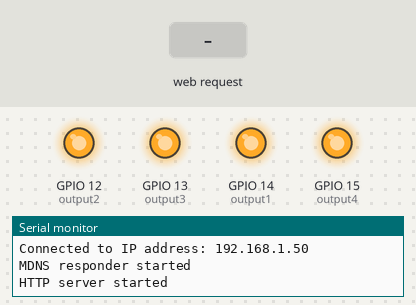
This sketch was run on a simulated ESP8266 (NodeMCU). Shown: output pins drawn as LEDs (lit = HIGH), the last lines printed to the serial monitor. The inputs (shaded band) are chosen by the test bench. WiFi joins after 1.5 s; servers stay silent unless stated.

Above: at 2.7 s.
2.8 s: HTTP request GET /socket0On received
At 3.5 s:
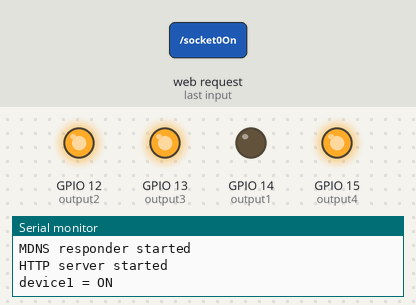
4.3 s: HTTP request GET /socket1On received
At 4.6 s:
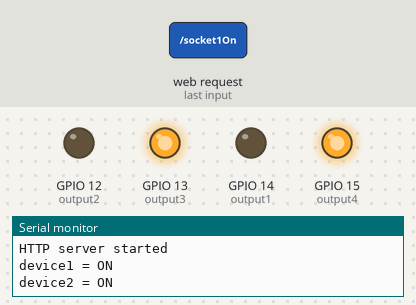
5.8 s: HTTP request GET /socket0Off received
At 7.0 s:
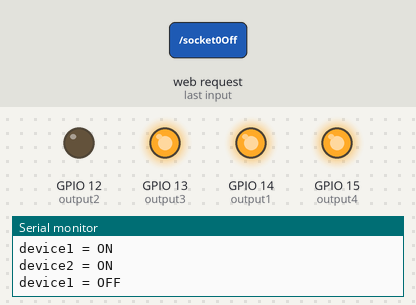
7.3 s: HTTP request GET /socket2On received
At 8.1 s:
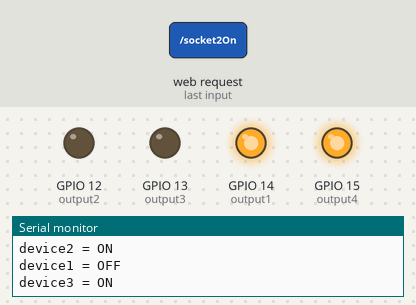
8.8 s: HTTP request GET /socket1Off received
At 9.2 s:
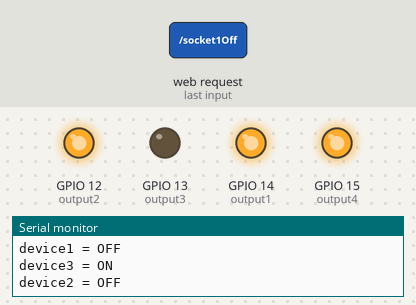
10.3 s: HTTP request GET /socket3On received
At 11.6 s:
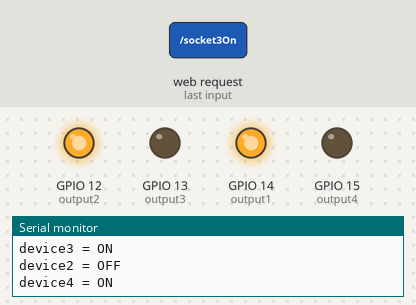
Timing chart, 0 to 12.8 s (numbered marks = the images above; inputs shaded):
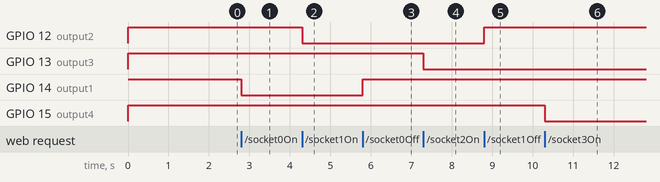

Measured:
- after the input at 2.8 s, GPIO 14 (output1): HIGH → LOW at once
- after the input at 4.3 s, GPIO 12 (output2): HIGH → LOW at once
- after the input at 5.8 s, GPIO 14 (output1): LOW → HIGH at once
- after the input at 7.3 s, GPIO 13 (output3): HIGH → LOW at once
- after the input at 8.8 s, GPIO 12 (output2): LOW → HIGH at once
- after the input at 10.3 s, GPIO 15 (output4): HIGH → LOW at once

The sketch:

ESP8266DNS.ino
```cpp
#include <ESP8266WiFi.h>
#include <WiFiClient.h>
#include <ESP8266WebServer.h>
#include <ESP8266mDNS.h>
#include <WiFiManager.h>

WiFiManager wifiManager;

  IPAddress ip(192,168,1,200);
  IPAddress gateway(192,168,1,1);
  IPAddress subnet(255,255,255,0);

ESP8266WebServer server(80);

const int output1 = 14;
const int output2 = 12;
const int output3 = 13;
const int output4 = 15;

boolean device1 = false;
boolean device2 = false;
boolean device3 = false;
boolean device4 = false;

void handleRoot() {

  String cmd;
      cmd += "<!DOCTYPE HTML>\r\n";
      cmd += "<html>\r\n";
      //cmd += "<header><title>ESP8266 Webserver</title><h1>\"ESP8266 Web Server Control\"</h1></header>";

      cmd += "<head>";
      cmd += "<meta http-equiv='refresh' content='5'/>";
      cmd += "</head>";

      if(device1){
        cmd +=("<br/>Device0ON");
      }
      else{
        cmd +=("<br/>Device0OFF");
      }

      if(device2){
        cmd +=("<br/>Device1ON");
      }
      else{
        cmd +=("<br/>Device1OFF");
      }

       if(device3){
        cmd +=("<br/>Device2ON");
      }
      else{
        cmd +=("<br/>Device2OFF");
      }

      if(device4){
        cmd +=("<br/>Device3ON");
      }
      else{
        cmd +=("<br/>Device3OFF");
      }

      cmd += "<html>\r\n";
      server.send(200, "text/html", cmd);
}

void handleNotFound(){

  String message = "File Not Found\n\n";
  message += "URI: ";
  message += server.uri();
  message += "\nMethod: ";
  message += (server.method() == HTTP_GET)?"GET":"POST";
  message += "\nArguments: ";
  message += server.args();
  message += "\n";
  for (uint8_t i=0; i<server.args(); i++){
    message += " " + server.argName(i) + ": " + server.arg(i) + "\n";
  }
  server.send(404, "text/plain", message);

}

void setup(void){
  pinMode(output1, OUTPUT);
  pinMode(output2, OUTPUT);
  pinMode(output3, OUTPUT);
  pinMode(output4, OUTPUT);

  digitalWrite(output1, HIGH);
  digitalWrite(output2, HIGH);
  digitalWrite(output3, HIGH);
  digitalWrite(output4, HIGH);

  Serial.begin(115200);

  wifiManager.autoConnect("iQQSmartHome");
  WiFi.config(ip, gateway, subnet);
  Serial.println("");
  Serial.print("Connected to ");

  Serial.print("IP address: ");
  Serial.println(WiFi.localIP());


  if (MDNS.begin("esp8266")) {
    Serial.println("MDNS responder started");
  }

  server.on("/", handleRoot);

  server.on("/socket0On", [](){
    server.send(200, "text/plain", "device1 = ON");
    Serial.println("device1 = ON");
    digitalWrite(output1, LOW);
    device1 = true;
  });

  server.on("/socket0Off", [](){
    server.send(200, "text/plain", "device1 = OFF");
    Serial.println("device1 = OFF");
    digitalWrite(output1, HIGH);
    device1 = false;
  });

  server.on("/socket1On", [](){
    server.send(200, "text/plain", "device2 = ON");
    digitalWrite(output2, LOW);
    Serial.println("device2 = ON");
    device2 = true;
  });

  server.on("/socket1Off", [](){
    server.send(200, "text/plain", "device2 = OFF");
    digitalWrite(output2, HIGH);
    Serial.println("device2 = OFF");
    device2 = false;
  });

  server.on("/socket2On", [](){
    server.send(200, "text/plain", "device3 = ON");
    digitalWrite(output3, LOW);
    Serial.println("device3 = ON");
    device3 = true;
  });

  server.on("/socket2Off", [](){
    server.send(200, "text/plain", "device3 = OFF");
    digitalWrite(output3, HIGH);
    Serial.println("device3 = OFF");
    device3 = false;
  });

  server.on("/socket3On", [](){
    server.send(200, "text/plain", "device4 = ON");
    digitalWrite(output4, LOW);
    Serial.println("device4 = ON");
    device4 = true;
  });

  server.on("/socket3Off", [](){
    server.send(200, "text/plain", "device4 = OFF");
    digitalWrite(output4, HIGH);
    Serial.println("device4 = OFF");
    device4 = false;
  });

  server.onNotFound(handleNotFound);
  server.begin();
  Serial.println("HTTP server started");
}

void loop(void){
  server.handleClient();
  //if (WiFi.status() != WL_CONNECTED) {
    //wifiManager.autoConnect("iQQSmartHome");
 // }
}
```
